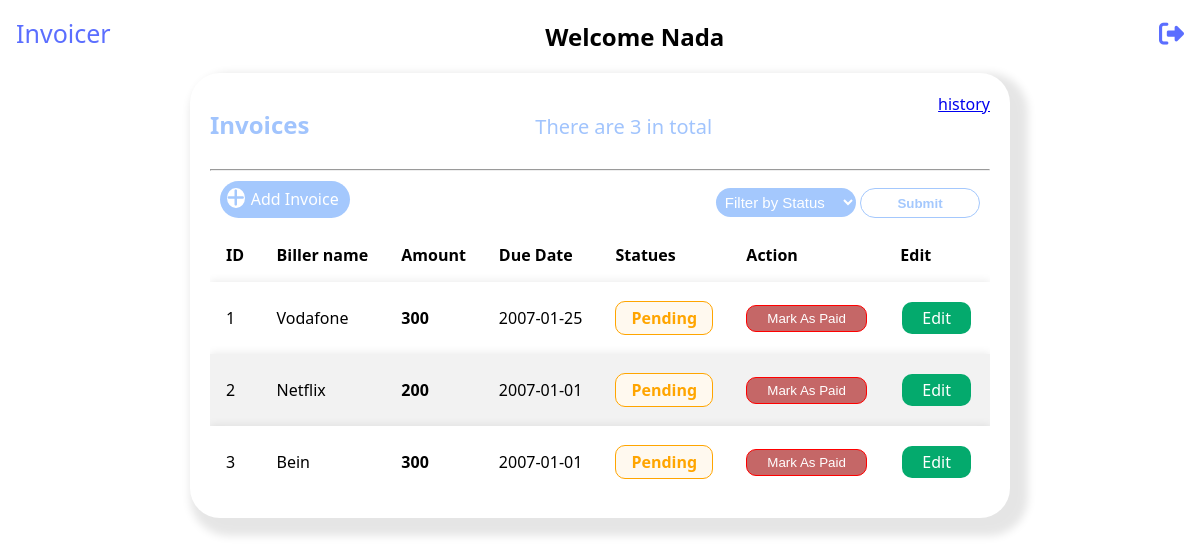
The page /invoices/list (signed in) on the database as committed earlier.
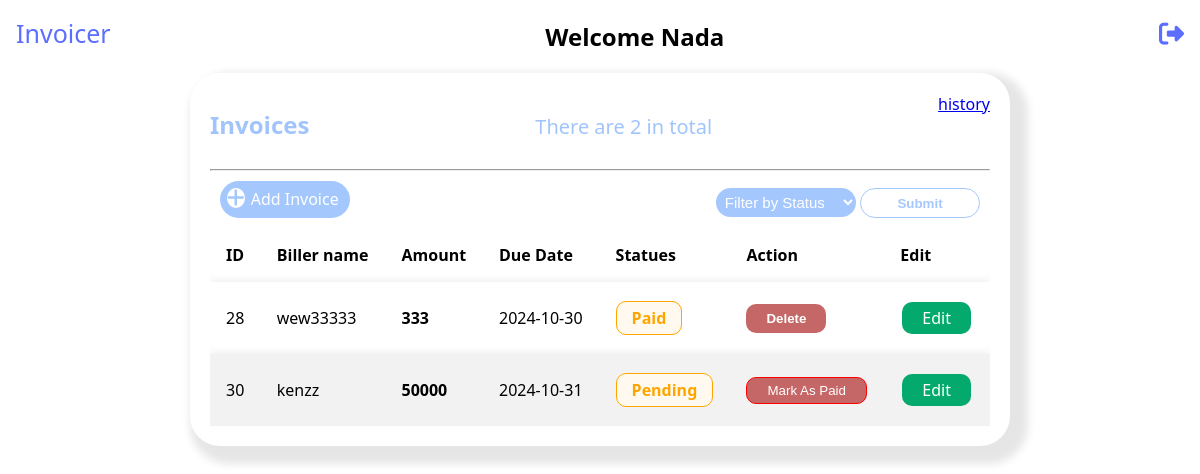
The same page on the database as committed later.
### app/models/users.py (models this page shows, shortened)
class Users(db.Model, UserMixin):
    id= db.Column(db.Integer, primary_key=True)
    username=db.Column(db.String(100), nullable=False)
    full_name=db.Column(db.String(100), nullable=False)
    email=db.Column(db.String(100), unique=True, nullable=False)
    password=db.Column(db.String(128), nullable=False)

### app/models/invoice.py (models this page shows, shortened)
class Invoice(db.Model):
    id= db.Column(db.Integer, primary_key=True)
    issuer=db.Column(db.String(100), nullable=False)
    status=db.Column(db.String(100), nullable=False)
    amount=db.Column(db.Integer, nullable=False)
    date_issued=db.Column(db.Date, nullable=False)
    due_date=db.Column(db.Date, nullable=False)
    user_id=db.Column(db.Integer, db.ForeignKey(Users.id))

### app/invoices/routes.py (the view)
@invoices_bp.route('/list', methods=['GET'])
@login_required
def list():
   status_arg = request.args.get('status')
   if status_arg is None:
      invoices = Invoice.query.filter_by(user_id=current_user.id)
   else:
      invoices = Invoice.query.filter(and_(Invoice.user_id == current_user.id , Invoice.status == status_arg))
   return render_template('homePage.html', invoices=invoices)

### app/models/users.py (called while the page is built)
@login_manager.user_loader
def load_user(user_id):
    return Users.query.get(user_id)

### app/templates/homePage.html (shortened to what this page needs)
<!DOCTYPE html>
<html lang="en">
  <head>
    <link rel="stylesheet" href="../static/style.css" />
    <link
      rel="stylesheet"
      href="https://cdnjs.cloudflare.com/ajax/libs/font-awesome/6.6.0/css/all.min.css"
    />
  </head>
  <body>
    <div class="mainPage">
      <div class="topnav">
        <a class="active" href="#home">Invoicer</a>
        <h2 id="welcome">Welcome <span>{{ current_user.username }}</span></h2>
        <a href="{{url_for('users.logout')}}" ><i class="fa-solid fa-right-from-bracket"></i></a>
      </div>
      <main class="mainSection">
        <section class="header">
          <div class="left-side">
              <h2 class="invoices">Invoices</h2>
            <p id="totalNumber">There are {{invoices.count()}} in total</p>
<a href="{{url_for("invoices.get_history")}}">history</a>
          </div>
          <hr>
          <div class="right-side">
            <div class="add">
              <i class="fa-solid fa-plus"></i>
            <a class="add-link" href="{{url_for('invoices.add')}}">
              Add Invoice
            </a>
            </div>
            <div>
              <form action="{{url_for("invoices.list")}}" method="GET" >
               <div class="filter">
                <select name="status" id="filter-status" class="filter-status">
                  <option value="">Filter by Status</option>
                </select>
                <button class="submit-btn" type="submit">Submit</button>
               </div>
              </form>
            </div>
          </div>
        </section>
        <section class="table" >
          <table >
            <thead>
              <th>ID</th>
              <th>Biller name</th>
              <th>Amount</th>
              <th>Due Date</th>
              <th>Statues</th>
              <th>Action</th>
              <th>Edit</th>
            </thead>
            <tbody id="invoicesRow">
              {% for item in invoices %}
              <tr>
                <td>{{item.id}}</td>
                <td>{{item.issuer}}</td>
                <td><B>{{item.amount}}</B></td>
                <td>{{item.due_date}}</td>
                <td> <a class="statues">{{item.status}}</a></td>
                <td>
                  {% if item.status == 'Paid' %} <button class="deleteBtn" id="deleteBtn" onclick="deleteInvoice('{{item.id}}')">Delete</button> {% endif %}
                  {% if item.status == 'Pending' %} <button class="markAsPaidBtn" id="markAsPaidBtn" onclick="markInvoiceAsPaid('{{item.id}}')">Mark As Paid</button>{% endif %}  </td>
                  <td  ><a class="editBtn"  href="{{url_for('invoices.update', id=item.id)}}">Edit</a></td>
                </tr>
              {% endfor %}
          </tbody>
          </table>
        </section>
      </main>
    </div>
  </body>
</html>

### app/static/style.css (style rules this page uses)
body { margin: 0; padding: 0; font-family:'Segoe UI', Tahoma, Geneva, Verdana, sans-serif; background-image: url(hhholographic.png); background-size: cover; }
.mainPage { height: 100vh; }
.editBtn { background-color: #04AA6D; border-radius: 10px; color: white; padding: 5px 20px; text-align: center; text-decoration: none; display: inline-block; font-size: 16px; margin: 4px 2px; transition-duration: 0.4s; cursor: pointer; }
.topnav { overflow: hidden; display: flex; justify-content: space-between; }
.topnav a { color: #5b6eff; font-weight: 500; text-align: center; padding: 16px 16px; text-decoration: none; font-size: 25px; }
.right-side { display: flex; justify-content: space-between; margin: 10px; }
.add { border-radius: 50px; background-color: #A4C8FD; color: white; padding: 5px 5px 5px 5px; width: 120px; cursor: pointer; border: none; }
.fa-plus { font-size: 20px; color: #A4C8FD; text-align: center; border-radius: 50%; background-color: white; border: 2px solid #A4C8FD; }
.add-link { text-decoration: none; color: white; font-weight: 500; }
.filter-status { margin-top: 7px; width: 140px; font-size: 15px; padding: 5px; border-radius: 50px; background-color: #A4C8FD; border: none; color: white; font-weight: 500; cursor: pointer; }
.deleteBtn { background-color: #FFF9EF; padding: 7px 20px; border-radius: 10px; color: white; font-weight: 600; background-color: rgb(197, 103, 103); border: none; cursor: pointer; }
.markAsPaidBtn { background-color: #FFF9EF; padding: 5px 20px; border-radius: 10px; color: white; font-weight: 400; background-color: rgb(197, 103, 103); border: 1px solid red; cursor: pointer; }
.mainSection { height: auto; margin: auto; width: 65%; background-color: #FFFFFF; padding: 20px; border-radius: 30px; box-shadow: 9px 9px 9px 9px rgba(0,0,0,0.1); }
.left-side { color:#a1c4fd; width: 100%; display: flex; justify-content: space-between; }
#totalNumber { font-size: 20px; font-weight: 500; }
.invoices { margin-top: 15px; }
.table { overflow-x:auto; }
table { border-collapse: collapse; width: 100%; }
th, td { text-align: left; padding: 16px; }
tr { margin-top: 10px; background-color: #ffffff; box-shadow: 0px 0px 9px 0px rgba(0,0,0,0.1); }
tr:nth-child(even) { background-color: #f2f2f2; }
.statues { background-color: #FFF9EF; width: 30px; height: 30px; padding:5px 15px 5px 15px; border-radius: 10px; color: orange; font-weight: 600; border: 1px solid orange; cursor: pointer; }
.submit-btn { width: 120px; height: 30px; border-radius: 50px; background-color: #FFFFFF; color:#A4C8FD; font-weight: 700; border:1px solid #A4C8FD; }

Rows that differ between the two databases and show on the page:
removed Invoice: id "1", issuer "Vodafone", amount "300", due_date "2007-01-25", status "Pending"
removed Invoice: id "2", issuer "Netflix", amount "200", due_date "2007-01-01", status "Pending"
removed Invoice: id "3", issuer "Bein", amount "300", due_date "2007-01-01", status "Pending"
added Invoice: id "28", issuer "wew33333", amount "333", due_date "2024-10-30", status "Paid"
added Invoice: id "30", issuer "kenzz", amount "50000", due_date "2024-10-31", status "Pending"
Other text that changed with them:
{{ invoices.count() }}: "3" → "2"
